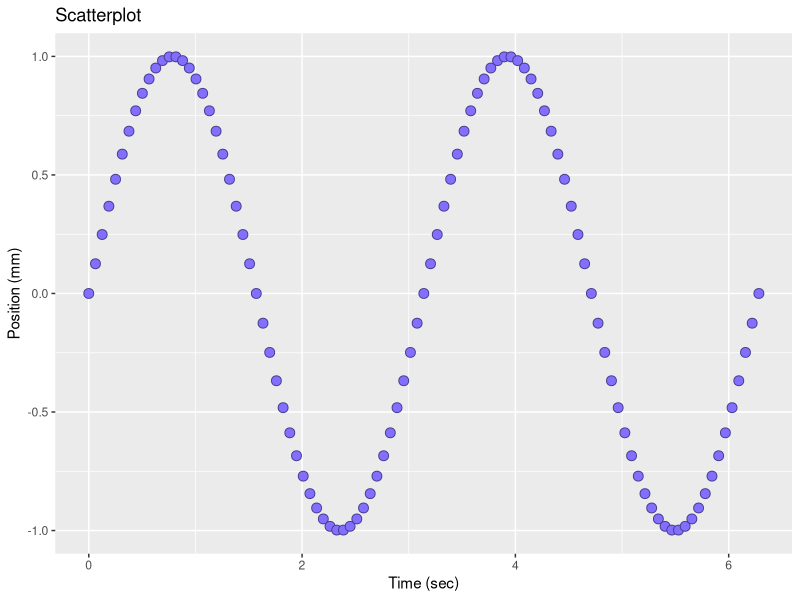
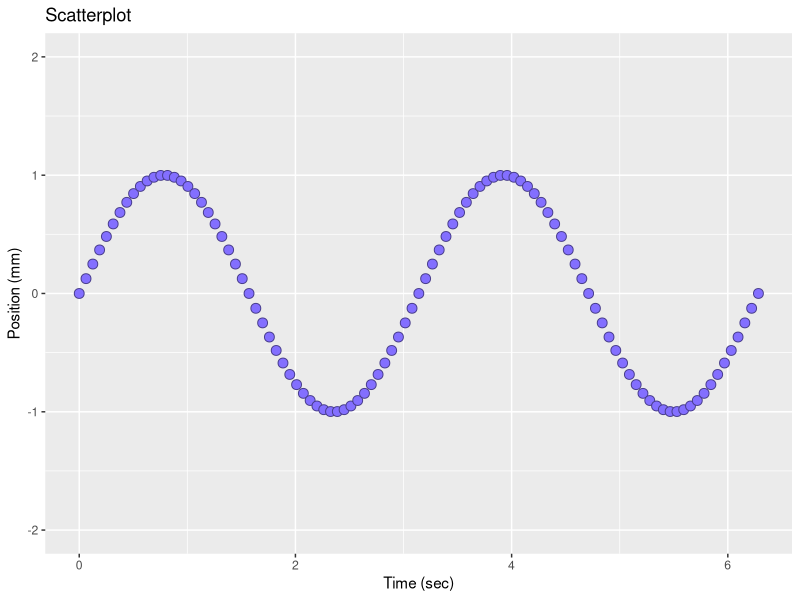

Write R code to recreate these figures, in order.
## ---- chunk 1
library(knitr)
opts_knit$set(root.dir = "../")
opts_chunk$set(echo = TRUE, message = FALSE, collapse = TRUE, warning = FALSE, cache = TRUE, cache.path = "tut-03-cache/", fig.path = "tut-03-images/")
## ---- chunk 2
library(ggplot2)

time_sec  <- seq(0, 2*pi, by = pi/50) # sec
freq      <- 2                        # r/s
displ_mm  <- sin(freq * time_sec)     # mm
vibr_data <- data.frame(time_sec, displ_mm)

f1 <- ggplot(data = vibr_data, aes(x = time_sec, y = displ_mm)) +
	geom_point(shape = 21
		, color = "slateblue4"
		, fill  = "slateblue1"
		, size  = 3
		) +
	xlab("Time (sec)") + 
	ylab("Position (mm)") +
	ggtitle("Scatterplot")

## ---- chunk 3
print(f1)
## ---- chunk 4
f1 <- f1 +
	scale_y_continuous(limits = c(-2, 2), breaks = seq(-2, 2, 1))

print(f1)
